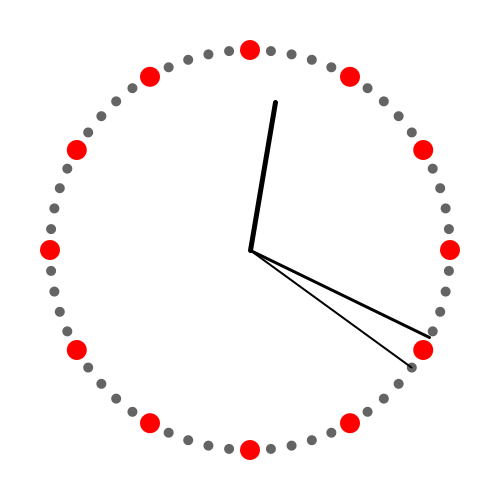
Frame 1 (no input)
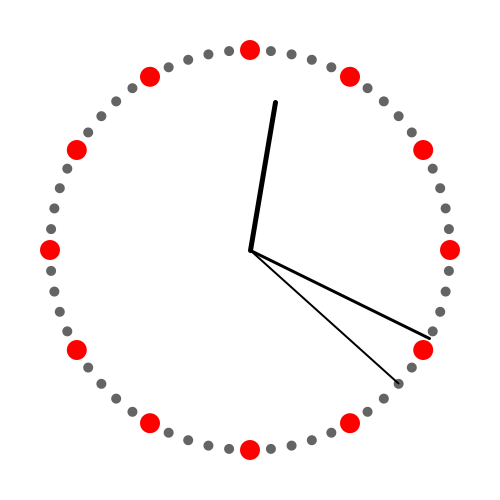
Frame 60 (the mouse pressed at the canvas centre just before this capture)
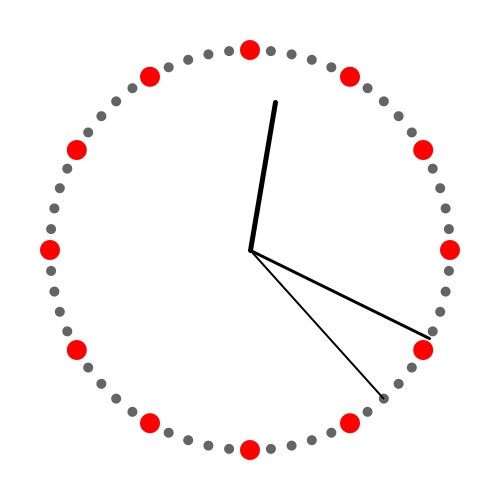
Frame 120 (the mouse held since frame 60 and released just before this capture)

The Processing sketch that drew these frames (run headless with seeded random() and noise(); from frame 60 on, the mouse is pressed at the canvas centre):

// Processing sketch: clock3
// ── clock3.pde
void setup() {
    size(500,500);
}

void draw() {
    float s = second();
    float m = minute() + (s/60.0);
    float h = hour() % 12 + (m/60.0);
    float hangle = h*30-90;
    float mangle = m*6-90;
    float sangle = s*6-90;
    background(255);
    noStroke();
    for (int i=0; i<60; i++) {
        float rad = radians(i*6);
        float dia = 0;
        if (i%5==0) {
            fill(255,0,0);
            dia = 20;
        } else {
            fill(100);
            dia = 10;
        }
        float x = width/2+200*cos(rad);
        float y = height/2+200*sin(rad);
        ellipse(x,y,dia,dia);
    }
    stroke(0);
    strokeWeight(5);
    float hx = width/2+150*cos(radians(hangle));
    float hy = height/2+150*sin(radians(hangle));
    line(width/2,height/2,hx,hy);
    strokeWeight(3);
    float mx = width/2+200*cos(radians(mangle));
    float my = height/2+200*sin(radians(mangle));
    line(width/2,height/2,mx,my);
    strokeWeight(2);
    float sx = width/2+200*cos(radians(sangle));
    float sy = height/2+200*sin(radians(sangle));
    line(width/2,height/2,sx,sy);
}
